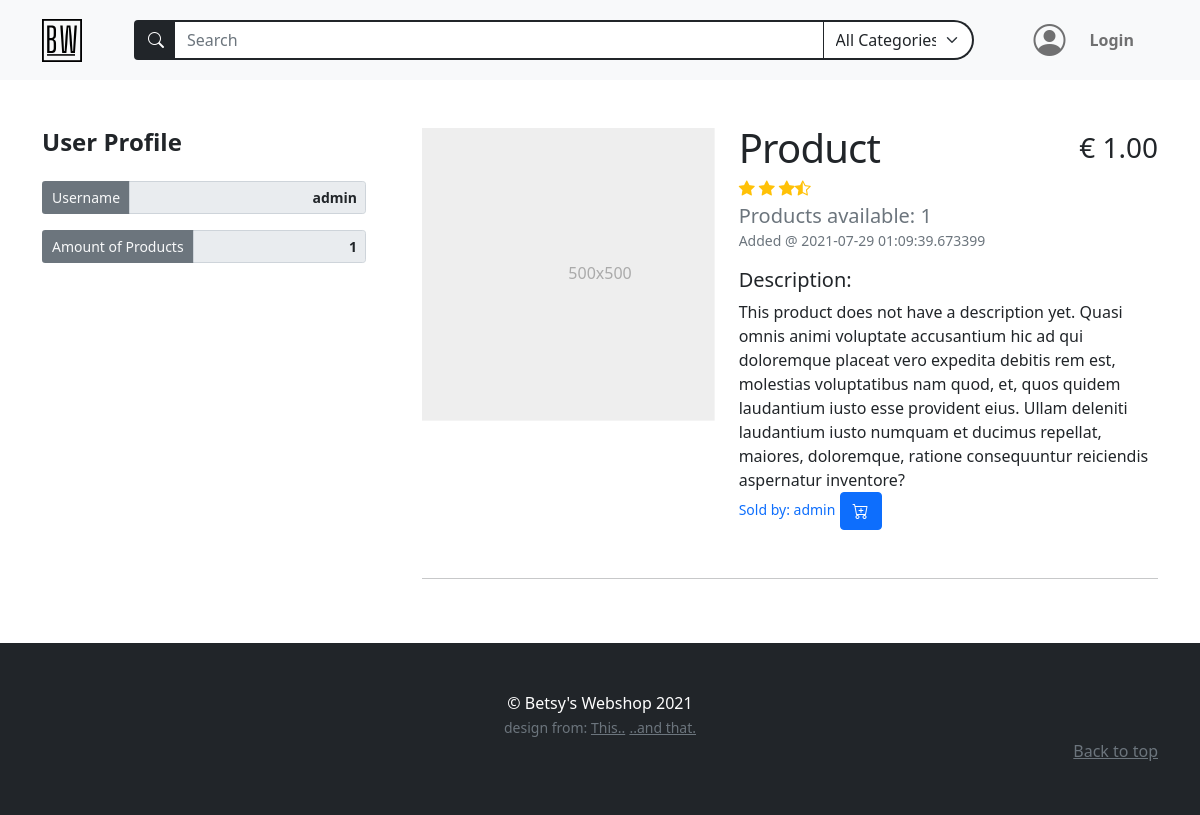
Before: /users/1 with the older database file.
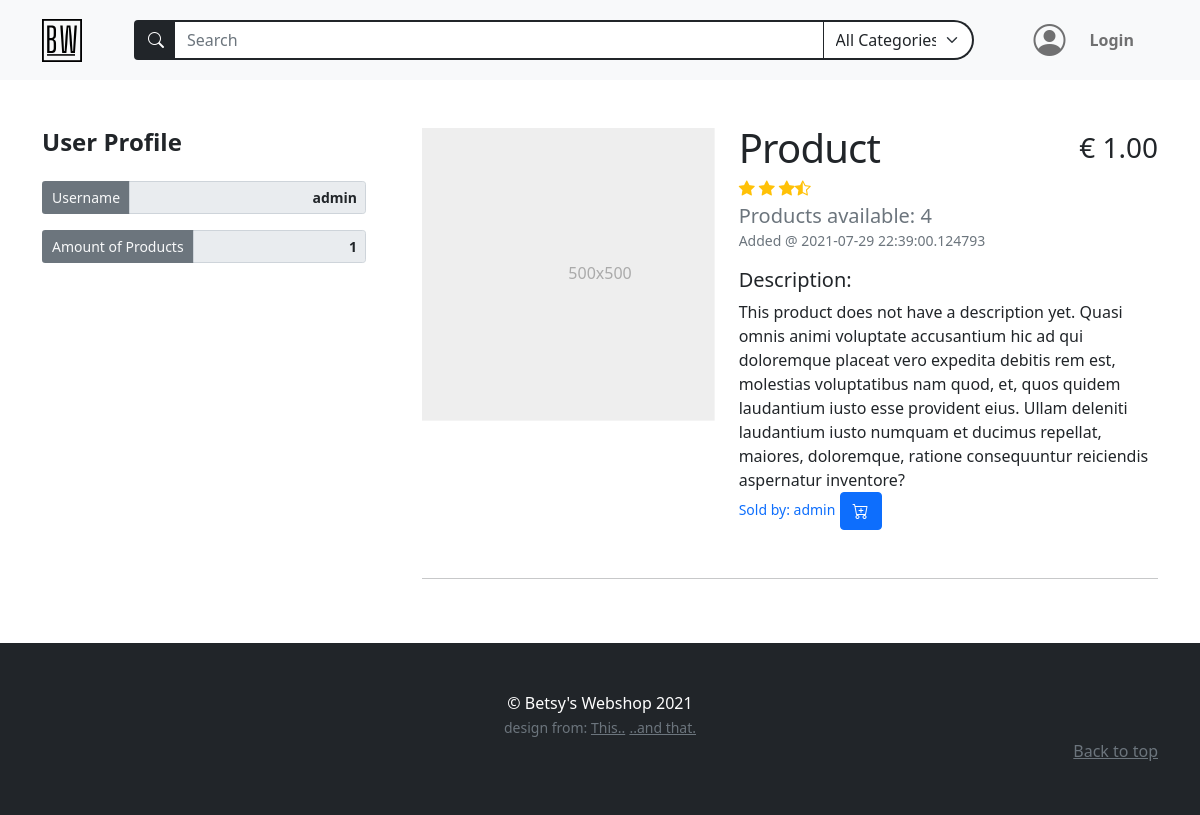
After: the same page with the newer database file.
### models.py (models this page shows)
class BaseModel(db_wrapper.Model):
    class Meta:
        database = db

class User(BaseModel, UserMixin):
    first_name = CharField(index=True, max_length=30, null=True, default="")
    last_name = CharField(max_length=120, null=True, default="")
    address = CharField(max_length=200, null=True, default="")
    city = CharField(max_length=50, null=True, default="")
    country = CharField(max_length=50, null=True)
    cc_number = IntegerField(null=True, default="")
    username = CharField(index=True, max_length=30, unique=True)
    email = CharField(index=True, max_length=50, unique=True)
    password = CharField(max_length=20)

class Product(BaseModel):
    name = CharField(max_length=50)
    description = TextField(null=True)
    price_per_unit = DecimalField(
        constraints=[Check("price_per_unit >= 0")],
        decimal_places=2,
        auto_round=True,
        null=True,
        default=0,
        max_digits=10,
    )
    stock = IntegerField(default=1)
    owner = ForeignKeyField(User, backref="products")
    date_posted = DateTimeField(formats="%Y-%m-%d %H:%M", default=datetime.now())

### routes.py (the view)
@app.route("/users/<int:user_id>")
def user_profile(user_id):
    register_form = RegistrationForm()
    login_form = LoginForm()
    search_form = SearchForm()
    products = list_user_products(user_id)
    product_count = products.count()
    search_form.search_tag.choices = get_alpha_tag_names()
    users = User.select().where(User.id == user_id)
    user = get_object_or_404(users, User.id == user_id)
    return render_template(
        "user_profile.html",
        title=user.username,
        user=user,
        products=products,
        product_count=product_count,
        login_form=login_form,
        register_form=register_form,
        search_form=search_form,
    )

### forms.py (shortened to what this page needs)
class RegistrationForm(FlaskForm):
    username = StringField(
        "Username",
        validators=[InputRequired(), Length(min=2, max=30)],
    )
    email = StringField(
        "Email", validators=[InputRequired(), Length(min=5, max=50), Email()]
    )
    password = PasswordField(
        "Set Password",
        validators=[
            InputRequired(),
            EqualTo(
                "password_confirm", message="Password must be identical in both inputs"
            ),
            Length(min=5, max=20),
        ],
    )
    password_confirm = PasswordField("Confirm Password")
    submit = SubmitField("Sign Up")

class LoginForm(FlaskForm):
    email = StringField(
        "Email", validators=[InputRequired(), Length(min=2, max=50), Email()]
    )
    password = PasswordField("Your Password", validators=[InputRequired()])
    login = SubmitField("Login!")

### main.py (called while the page is built)
def list_user_products(user_id) -> list[Product]:
    user_products = (
        Product.select()
        .join(User)
        .where(Product.owner == user_id)
        .order_by(Product.id.desc())
    )
    return user_products

def get_alpha_tag_names() -> tuple[Tag]:
    tags = Tag.select().order_by(Tag.name)
    tag_list = [(tag.name, tag.name) for tag in tags]
    tag_list.insert(0, ("All", "All Categories"))
    return tag_list

### templates/user_profile.html (shortened to what this page needs)
{% extends 'base.html' %} {% block content %}
{% macro user_profile(name="", value="", class="form-control border border-2
border-secondary") %}
<div class="form-group col-md-12">
  <div class="input-group input-group-sm">
    <span
      class="
        input-group-text
        bg-secondary
        text-light
        border border-2 border-secondary
      "
      >{{name}}
    </span>
    <input
      class="form-control text-end fw-bold"
      type="text"
      value="{{value}}"
      aria-label="Disabled input example"
      disabled
      readonly
    />
  </div>
</div>
{% endmacro %}
<div class="container mb-3">
  <div class="row">
    <div class="col-lg-4 mt-4">
      <div class="position-sticky mt-4 container p-0" style="top: 6rem">
        <div class="row g-3 me-4">
          <div class="d-flex justify-content-between">
            <h4 class="mb-2 fw-bolder">User Profile</h4>
          </div>
          {{user_profile(name="Username", value= user.username)}}
          {{user_profile(name="Amount of Products", value= product_count)}}
        </div>
      </div>
    </div>
    <div class="col-lg-8 container ms-0">
       {% include "featurette_product.html" %}
    </div>
  </div>
</div>
{% endblock content %}

### templates/base.html (shortened to what this page needs)
<!DOCTYPE html>
<html lang="en">
  <head>
    <link
      href="https://cdn.jsdelivr.net/npm/bootstrap@5.0.2/dist/css/bootstrap.min.css"
      rel="stylesheet"
    />
    <link
      href="{{url_for('static', filename='styles.css')}}"
      rel="stylesheet"
    />
    <link
      href="https://cdn.jsdelivr.net/npm/bootstrap-icons@1.5.0/font/bootstrap-icons.css"
      rel="stylesheet"
    />
  </head>
  <body>
    {% include "navbar.html" %}
     {% block content%} {% endblock content %}
    {% include "footer.html" %}
  </body>
</html>

### templates/navbar.html (shortened to what this page needs)
<nav
  class="navbar navbar-expand-md navbar-light bg-light sticky-top"
>
  <div class="container">
    <a class="navbar-brand" href="{{url_for('home') }}"
      ><img
        src="{{url_for('static', filename='assets/brand.svg')}}"
        alt=""
        width="40"
        class="d-inline-block align-text-top"
    /></a>
        {% include "searchbar.html" %}
      <ul class="navbar-nav mb-2 mb-lg-0 ms-lg-4 mx-2">
        {% if current_user.is_authenticated %}
        <li class="nav-item dropdown">
          <div class="profile-icon-container" id="navbarDropdown" data-bs-toggle="dropdown" aria-expanded="false" >
                <i class="bi bi-person-circle mx-3 profile-icon"></i>
          </div>
          <ul class="dropdown-menu" aria-labelledby="navbarDropdown">
            <li>
              <a class="dropdown-item" href="{{ url_for('account') }}"
                >Account</a
              >
            </li>
            <li><hr class="dropdown-divider" /></li>
            <li><a class="dropdown-item" href="#!">Popular Items</a></li>
            <li>
              <a class="dropdown-item" href="{{url_for('logout')}}">Logout</a>
            </li>
          </ul>
        </li>
        <form class="d-flex">
          <i class="bi bi-basket-fill" style="font-size: 2rem"></i>
        </form>
        {% else %}
        <li
          class="nav-link fw-bolder d-flex align-items-center login-btn"
          data-bs-toggle="modal"
          href="#loginModalToggle"
          role="button"
        >
          <i
            class="bi bi-person-circle mx-3 login-icon"
            style="font-size: 2rem"
          ></i>
          <a class="nav-link" role="button">Login</a>
        </li>
        {% endif %}
      </ul>
    </div>
</nav>

### templates/searchbar.html (shortened to what this page needs)
<form action="{{url_for('search')}}" method="POST" class="container ms-4">
  <div class="input-group">
    <span
      class="input-group-text bg-dark border border-2 border-dark border-end-0"
      id="searchIconBackground"
    >
      <i class="bi bi-search" style="color: white">
      </i>
    </span>
    {{search_form.search_term(class="position-relative form-control rounded-0
    btn-dark bg-white text-dark border-2 border-start-0",
    placeholder="Search")}}
    {{search_form.search_tag(id="categorySelect", class="form-select rounded-0
    border-end-3 btn-light bg-white text-dark border border-dark border-2
    border-start-0", style="max-width:150px")}}
  </div>
</form>

### templates/featurette_product.html (shortened to what this page needs)
{% for product in products %}
<div class="row featurette mt-5">
  <div class="col-md-7 order-md-2">
    <div class="d-flex justify-content-between align-items-center">
      <h1 class="featurette-heading text-capitalize mt-0">{{product.name}}</h1>
      <h3>€ {{ "%.2f"|format(product.price_per_unit) }}</h3>
    </div>
    <div class="d-flex text-warning">
      <i class="bi bi-star-fill"></i>
      <i class="bi bi-star-fill mx-1"></i>
      <i class="bi bi-star-fill"></i>
      <i class="bi bi-star-half"></i>
    </div>
    <h5 class="text-muted my-0 mt-1">Products available: {{product.stock}}</h5>
    <small class="text-muted"
      >Added @ {{(product.date_posted)}}</small
    >
    <h6 class="lead featurette-description mt-3">Description:</h6>
    <p class="m-0">
      {{product.description}} {% if product.description%} {% else%} This product
      does not have a description yet. Quasi omnis animi voluptate accusantium
      hic ad qui doloremque placeat vero expedita debitis rem est, molestias
      voluptatibus nam quod, et, quos quidem laudantium iusto esse provident
      eius. Ullam deleniti laudantium iusto numquam et ducimus repellat,
      maiores, doloremque, ratione consequuntur reiciendis aspernatur inventore?
      {% endif%}
    </p>
    <small class="mt-2 text-primary" style="font-weight: 500"
      >Sold by: {{product.owner.username}}</small
    >
    {% if current_user.id == user.id %}
    <button
      type="button"
      class="btn btn-primary"
      data-bs-toggle="modal"
      data-bs-target="#deleteProductModal{{product.id}}"
    >
      <i class="bi bi-trash-fill"></i>
    </button>
    <a
      href="{{url_for('product_page', product_id=product.id)}}"
      type="button"
      class="btn btn-primary"
      role="button"
    >
      <i class="bi bi-pencil-fill"></i>
    </a>
    {% else %}
    <a
      href="{{url_for('buy_product', product_id=product.id)}}"
      type="button"
      class="btn btn-primary"
      role="button"
    >
      <i class="bi bi-cart-plus"></i>
    </a>
    {% endif %}
  </div>
  <div class="col-md-5 order-md-1">
    <svg
      class="
        bd-placeholder-img bd-placeholder-img-lg
        featurette-image
        img-fluid
        mx-auto
      "
      width="500"
      height="500"
      xmlns="http://www.w3.org/2000/svg"
      role="img"
      aria-label="Placeholder: 500x500"
      preserveAspectRatio="xMidYMid slice"
      focusable="false"
    >
      <text x="50%" y="50%" fill="#aaa" dy=".3em">500x500</text>
    </svg>
  </div>
</div>
<hr class="featurette-divider" />
{% endfor %}

### templates/footer.html
<footer class="py-5 bg-dark ">
  <div class="container text-center">
    <p class="m-0 text-white">
       &copy; Betsy's Webshop 2021
    </p>
    <small class="text-muted">design from:
     </small>
     <small class="text-muted"><a class="text-muted" href="https://startbootstrap.com/template/shop-homepage">This..</a></small>
     <small class="text-muted"><a class="text-muted" href="https://getbootstrap.com/docs/5.0/examples/">..and that.</a></small>
     <p class="mb-1 text-end">
       <a href="#" class="text-muted">Back to top</a>
     </p>
  </div>
</footer>

### static/styles.css (style rules this page uses)
.login-icon.bi.bi-person-circle { transition: 0.2s transform ease-in; }
#categorySelect { border-top-right-radius: 25px !important ; border-bottom-right-radius: 25px !important ; }
.featurette-divider { margin: 3rem 0; }
.featurette-heading { font-weight: 400; line-height: 1; letter-spacing: -0.05rem; }
@media (min-width: 40em) { .featurette-heading { font-size: 40px; } }
@media (min-width: 40em) { .featurette-description { font-size: 20px; } }
@media (min-width: 62em) { .featurette-heading { margin-top: 1rem; } }

Changed rows visible on the page:
changed Product "Product": stock "1" → "4"; date_posted "2021-07-29 01:09:39.673399" → "2021-07-29 22:39:00.124793"
